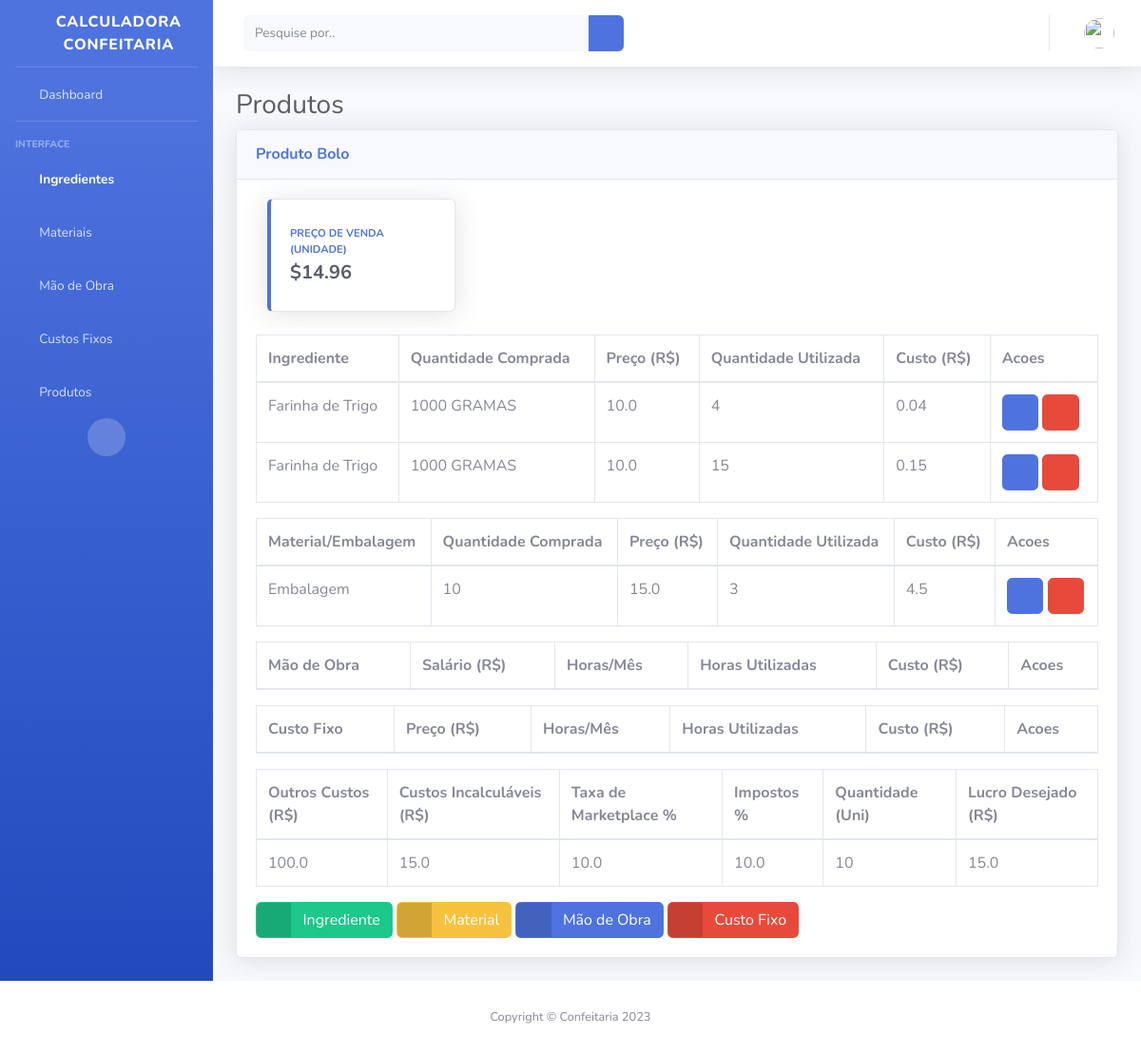
The app's page /product/1 (signed in), older data.
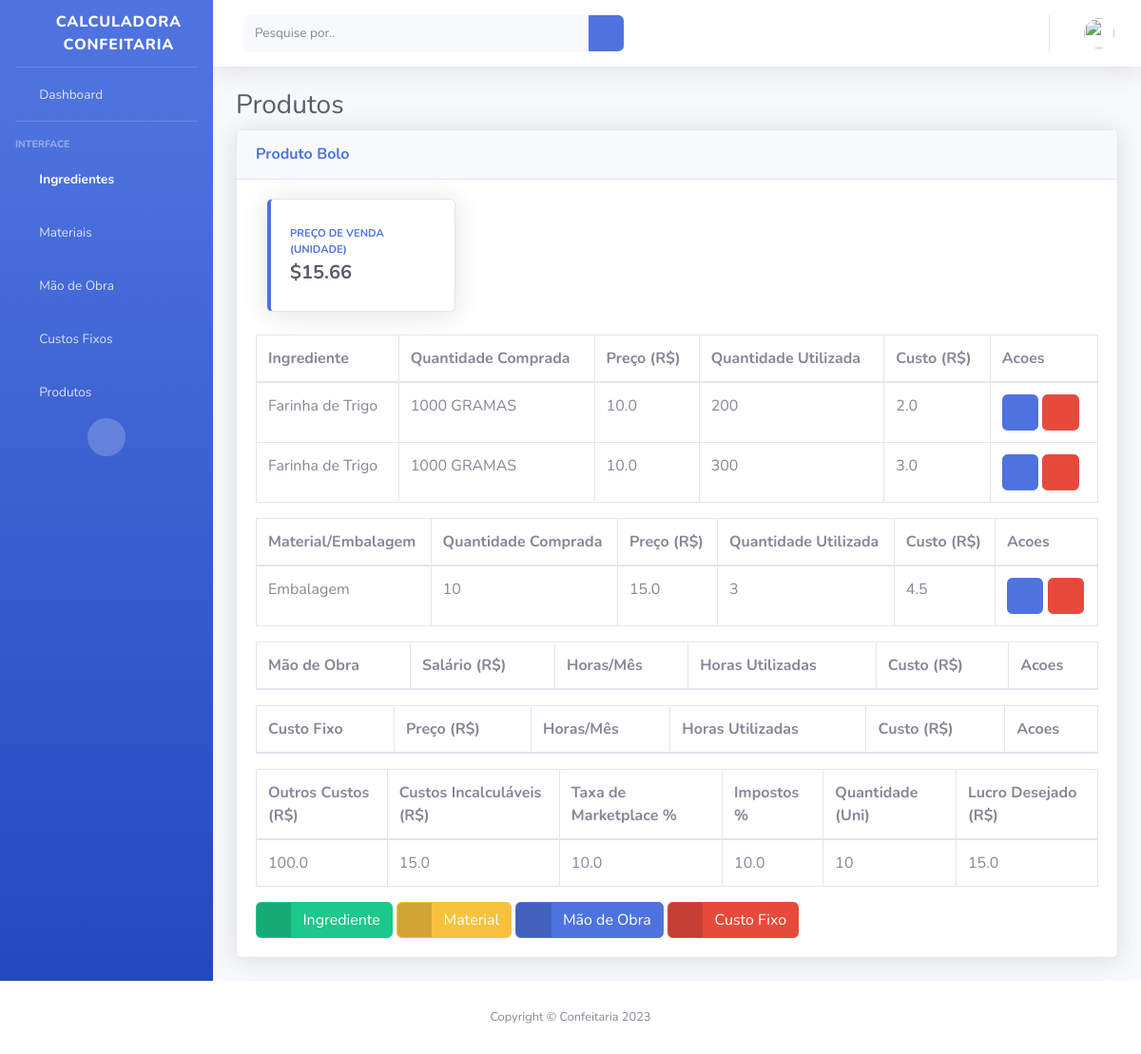
The same page, newer data.
### myapp/models.py (models this page shows, shortened)
class Product(models.Model):
    user = models.ForeignKey(CustomUser, blank=False, on_delete=models.CASCADE)
    name = models.CharField(db_column='name', max_length=100, blank=False)
    another_expenses = models.FloatField(_("Outros Custos (R$):"), db_column='another_expenses', blank=False)
    incalculable_expenses = models.FloatField(_("Custos Incalculáveis (R$):"), db_column='incalculable_expenses',
                                              blank=True)
    marketplace_tax = models.FloatField(_("Taxa de Comissão em Marketplace %:"), db_column='marketplace_tax',
                                        blank=False)
    taxes = models.FloatField(_("Impostos:"), db_column='taxes', blank=False)
    quantity = models.IntegerField(
        _("Quantidade Desejada:"), db_column='quantity', blank=False)
    profit = models.FloatField(_("Lucro Desejado (R$):"), db_column='profit', blank=False)
    class Meta:
        ordering = ["name"]

class PercentIngredient(models.Model):
    ingredient = models.ForeignKey(Ingredient, blank=True, on_delete=models.CASCADE)
    percent = models.IntegerField(
        _("Quantidade Usada:"), db_column='percent', blank=False)
    measure = models.CharField(_("Medida do Pacote:"), max_length=8, choices=MEASURES_CHOICES)
    product = models.ForeignKey(Product, blank=True, on_delete=models.CASCADE)
    class Meta:
        ordering = ["ingredient"]

class Ingredient(models.Model):
    user = models.ForeignKey(CustomUser, blank=True, on_delete=models.CASCADE)
    name = models.CharField(_("Nome do Item:"), db_column='name', max_length=100, blank=False)
    quantity = models.IntegerField(
        _("Quantidade do Pacote:"), db_column='quantity', blank=False)
    measure = models.CharField(_("Medida do Pacote:"), max_length=8, choices=MEASURES_CHOICES)
    price = models.FloatField(_("(R$) Valor do Pacote:"), db_column='price', blank=False)
    def __str__(self):
        return self.name
    class Meta:
        ordering = ["name"]

class PercentMaterial(models.Model):
    material = models.ForeignKey(Material, blank=True, on_delete=models.CASCADE)
    percent = models.IntegerField(
        _("Quantidade Usada:"), db_column='percent', blank=False)
    product = models.ForeignKey(Product, blank=True, on_delete=models.CASCADE)
    class Meta:
        ordering = ["material"]

class Material(models.Model):
    user = models.ForeignKey(CustomUser, blank=True, on_delete=models.CASCADE)
    name = models.CharField(_("Nome do Item:"), db_column='name', max_length=100, blank=False)
    quantity = models.IntegerField(
        _("Quantidade Comprada:"), db_column='quantity', blank=False)
    price = models.FloatField(_("(R$) Preço do Pacote de Embalagem:"), db_column='price', blank=False)
    def __str__(self):
        return self.name
    class Meta:
        ordering = ["name"]

### myapp/views.py (the view)
# urls.py: path('product/<int:id>',
@login_required
def product(request, id):
    percent_ingredient_form = PercentIngredientForm()
    percent_material_form = PercentMaterialForm()
    percent_labor_form = PercentLaborForm()
    percent_cost_form = PercentCostForm()
    percent_ingredients = PercentIngredient.objects.all()
    percent_materials = PercentMaterial.objects.all()
    percent_labors = PercentLabor.objects.all()
    percent_costs = PercentCost.objects.all()
    product = Product.objects.get(id=id)
    price_unity = generate_price_unity(product)
    return render(
        request, 'product.html', {
            'product': product,
            'percent_ingredient_form': percent_ingredient_form,
            'percent_material_form': percent_material_form,
            'percent_labor_form': percent_labor_form,
            'percent_cost_form': percent_cost_form,
            'percent_ingredients': percent_ingredients,
            'percent_materials': percent_materials,
            'percent_labors': percent_labors,
            'percent_costs': percent_costs,
            'price_unity': price_unity
        }
    )

### myapp/templates/product.html (shortened to what this page needs)
{% extends "base.html" %}
{% block content %}
{% load mathfilters %}
<h1 class="h3 mb-2 text-gray-800">Produtos</h1>
<div class="card shadow mb-4">
    <div class="card-header py-3">
        <h6 class="m-0 font-weight-bold text-primary">Produto {{ product.name }}</h6>
    </div>
    <div class="card-body">
        <div class="col-xl-3 col-md-6 mb-4">
            <div class="card border-left-primary shadow h-100 py-2">
                <div class="card-body">
                    <div class="row no-gutters align-items-center">
                        <div class="col mr-2">
                            <div class="text-xs font-weight-bold text-primary text-uppercase mb-1">
                                Preço de Venda (Unidade)</div>
                            <div class="h5 mb-0 font-weight-bold text-gray-800">${{price_unity}}</div>
                        </div>
                        <div class="col-auto">
                            <i class="fas fa-calendar fa-2x text-gray-300"></i>
                        </div>
                    </div>
                </div>
            </div>
        </div>
        <div class="table-responsive" style="margin-top:5px">
            <table class="table table-bordered" id="dataTable" width="100%" cellspacing="0">
                <thead>
                    <tr>
                        <th scope="col">Ingrediente</th>
                        <th scope="col">Quantidade Comprada</th>
                        <th scope="col">Preço (R$)</th>
                        <th scope="col">Quantidade Utilizada</th>
                        <th scope="col">Custo (R$)</th>
                        <th scope="col">Acoes</th>
                    </tr>
                </thead>
                <tbody>
                    {% for percent_ingredient in percent_ingredients%}
                    <tr>
                        <td>{{ percent_ingredient.ingredient.name }}</td>
                        <td>{{ percent_ingredient.ingredient.quantity }}{{ " "}}{{ percent_ingredient.ingredient.measure }}</td>
                        <td>{{ percent_ingredient.ingredient.price }}</td>
                        <td>{{ percent_ingredient.percent }}</td>
                        <td> {{percent_ingredient.percent|div:percent_ingredient.ingredient.quantity|mul:percent_ingredient.ingredient.price }}</td>
                        <td>
                            <a type="button" class="btn btn-primary" href="/percent-labor-delete/{{ percent_labor.id }}"> <i class="fas fa-edit"></i></a></a>
                            <a type="button" class="btn btn-danger" href="/percent-ingredient-delete/{{ percent_ingredient.id }}"> <i class="fas fa-trash"></i></a></a>
                        </td>
                    </tr>
                    {% endfor %}
                </tbody>
            </table>
        </div>
        <div class="table-responsive">
            <table class="table table-bordered" width="100%" cellspacing="0">
                <thead>
                    <tr>
                        <th scope="col">Material/Embalagem</th>
                        <th scope="col">Quantidade Comprada</th>
                        <th scope="col">Preço (R$)</th>
                        <th scope="col">Quantidade Utilizada</th>
                        <th scope="col">Custo (R$)</th>
                        <th scope="col">Acoes</th>
                    </tr>
                </thead>
                <tbody>
                    {% for percent_material in percent_materials %}
                    <tr>
                        <td>{{ percent_material.material.name }}</td>
                        <td>{{ percent_material.material.quantity }}{{ " "}}{{ percent_material.material.measure }}</td>
                        <td>{{ percent_material.material.price }}</td>
                        <td>{{ percent_material.percent }}</td>
                        <td> {{percent_material.percent|div:percent_material.material.quantity|mul:percent_material.material.price }}</td>
                         <td>
                             <a type="button" class="btn btn-primary" href="/percent-labor-delete/{{ percent_labor.id }}"> <i class="fas fa-edit"></i></a></a>
                             <a type="button" class="btn btn-danger" href="/percent-material-delete/{{ percent_material.id }}"> <i class="fas fa-trash"></i></a></a>
                        </td>
                    </tr>
                    {% endfor %}
                </tbody>
            </table>
        </div>
        <div class="table-responsive">
            <table class="table table-bordered" width="100%" cellspacing="0">
                <thead>
                    <tr>
                        <th scope="col">Mão de Obra</th>
                        <th scope="col">Salário (R$)</th>
                        <th scope="col">Horas/Mês</th>
                        <th scope="col">Horas Utilizadas</th>
                        <th scope="col">Custo (R$)</th>
                        <th scope="col">Acoes</th>
                    </tr>
                </thead>
            </table>
        </div>
        <div class="table-responsive">
            <table class="table table-bordered" width="100%" cellspacing="0">
                <thead>
                    <tr>
                        <th scope="col">Custo Fixo</th>
                        <th scope="col">Preço (R$)</th>
                        <th scope="col">Horas/Mês</th>
                        <th scope="col">Horas Utilizadas</th>
                        <th scope="col">Custo (R$)</th>
                        <th scope="col">Acoes</th>
                    </tr>
                </thead>
            </table>
        </div>
        <div class="table-responsive">
            <table class="table table-bordered" width="100%" cellspacing="0">
                <thead>
                    <tr>
                        <th scope="col">Outros Custos (R$)</th>
                        <th scope="col">Custos Incalculáveis (R$)</th>
                        <th scope="col">Taxa de Marketplace %</th>
                        <th scope="col">Impostos %</th>
                        <th scope="col">Quantidade (Uni)</th>
                        <th scope="col">Lucro Desejado (R$)</th>
                    </tr>
                </thead>
                <tbody>
                    <tr>
                        <td> {{product.another_expenses }}</td>
                        <td> {{product.incalculable_expenses }}</td>
                        <td> {{product.marketplace_tax }}</td>
                        <td> {{product.taxes }}</td>
                        <td> {{product.quantity }}</td>
                        <td> {{product.profit }}</td>
                    </tr>
                </tbody>
            </table>
        </div>
        <a data-toggle="modal" data-target="#ingredientModal" class="btn btn-success btn-icon-split">
            <span class="icon text-white-50">
                <i class="fas fa-plus"></i>
            </span>
            <span class="text">Ingrediente</span>
        </a>
        <a data-toggle="modal" data-target="#materialModal" class="btn btn-warning btn-icon-split">
            <span class="icon text-white-50">
                <i class="fas fa-plus"></i>
            </span>
            <span class="text">Material</span>
        </a>
        <a data-toggle="modal" data-target="#laborModal" class="btn btn-primary btn-icon-split">
            <span class="icon text-white-50">
                <i class="fas fa-plus"></i>
            </span>
            <span class="text">Mão de Obra</span>
        </a>
        <a data-toggle="modal" data-target="#costModal" class="btn btn-danger btn-icon-split">
            <span class="icon text-white-50">
                <i class="fas fa-plus"></i>
            </span>
            <span class="text">Custo Fixo</span>
        </a>
                        {% load bootstrap %}
                        {% load bootstrap %}
                        {% load bootstrap %}
                        {% load bootstrap %}
    </div>
</div>
{% endblock %}

Row changes from the older to the newer data that the page shows:
removed PercentIngredient: ingredient.name "Farinha de Trigo", ingredient.quantity "1000", ingredient.measure "GRAMAS", ingredient.price "10.0", percent "4", percent|div "0.04"
removed PercentIngredient: ingredient.name "Farinha de Trigo", ingredient.quantity "1000", ingredient.measure "GRAMAS", ingredient.price "10.0", percent "15", percent|div "0.15"
added PercentIngredient: ingredient.name "Farinha de Trigo", ingredient.quantity "1000", ingredient.measure "GRAMAS", ingredient.price "10.0", percent "200", percent|div "2.0"
added PercentIngredient: ingredient.name "Farinha de Trigo", ingredient.quantity "1000", ingredient.measure "GRAMAS", ingredient.price "10.0", percent "300", percent|div "3.0"
Text that changed along with them:
{{ price_unity }}: "14.96" → "15.66"
